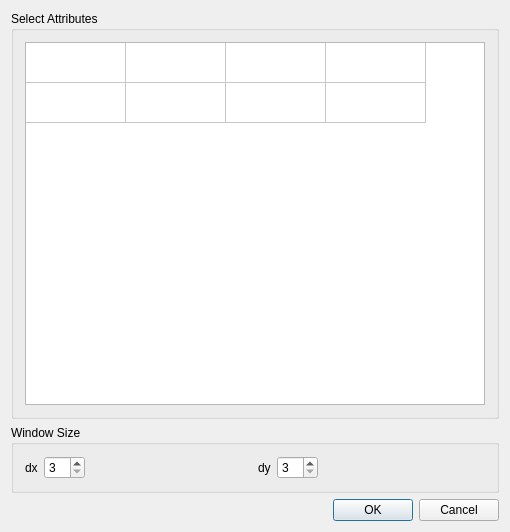
<?xml version="1.0" encoding="UTF-8"?>
<ui version="4.0">
 <class>GSDlgCurvatureCalculation</class>
 <widget class="QDialog" name="GSDlgCurvatureCalculation">
  <property name="geometry">
   <rect>
    <x>0</x>
    <y>0</y>
    <width>510</width>
    <height>532</height>
   </rect>
  </property>
  <property name="windowTitle">
   <string>GSDlgCurvatureCalculation</string>
  </property>
  <layout class="QGridLayout" name="gridLayout_2">
   <item row="0" column="0">
    <widget class="QGroupBox" name="groupBox">
     <property name="title">
      <string>Select Attributes</string>
     </property>
     <layout class="QGridLayout" name="gridLayout">
      <item row="0" column="0">
       <widget class="QTableWidget" name="tableWidget">
        <property name="rowCount">
         <number>2</number>
        </property>
        <property name="columnCount">
         <number>4</number>
        </property>
        <attribute name="horizontalHeaderVisible">
         <bool>false</bool>
        </attribute>
        <attribute name="verticalHeaderVisible">
         <bool>false</bool>
        </attribute>
        <attribute name="verticalHeaderDefaultSectionSize">
         <number>40</number>
        </attribute>
        <attribute name="verticalHeaderMinimumSectionSize">
         <number>40</number>
        </attribute>
        <row/>
        <row/>
        <column/>
        <column/>
        <column/>
        <column/>
       </widget>
      </item>
     </layout>
    </widget>
   </item>
   <item row="1" column="0">
    <widget class="QGroupBox" name="groupBox_2">
     <property name="title">
      <string>Window Size</string>
     </property>
     <layout class="QHBoxLayout" name="horizontalLayout">
      <item>
       <widget class="QLabel" name="label">
        <property name="text">
         <string>dx</string>
        </property>
       </widget>
      </item>
      <item>
       <widget class="QSpinBox" name="spinBoxDX">
        <property name="minimum">
         <number>3</number>
        </property>
        <property name="maximum">
         <number>21</number>
        </property>
        <property name="singleStep">
         <number>2</number>
        </property>
       </widget>
      </item>
      <item>
       <spacer name="horizontalSpacer">
        <property name="orientation">
         <enum>Qt::Horizontal</enum>
        </property>
        <property name="sizeHint" stdset="0">
         <size>
          <width>71</width>
          <height>20</height>
         </size>
        </property>
       </spacer>
      </item>
      <item>
       <widget class="QLabel" name="label_2">
        <property name="text">
         <string>dy</string>
        </property>
       </widget>
      </item>
      <item>
       <widget class="QSpinBox" name="spinBoxDY">
        <property name="minimum">
         <number>3</number>
        </property>
        <property name="maximum">
         <number>21</number>
        </property>
        <property name="singleStep">
         <number>2</number>
        </property>
       </widget>
      </item>
      <item>
       <spacer name="horizontalSpacer_2">
        <property name="orientation">
         <enum>Qt::Horizontal</enum>
        </property>
        <property name="sizeHint" stdset="0">
         <size>
          <width>71</width>
          <height>20</height>
         </size>
        </property>
       </spacer>
      </item>
     </layout>
    </widget>
   </item>
   <item row="2" column="0">
    <widget class="QDialogButtonBox" name="buttonBox">
     <property name="standardButtons">
      <set>QDialogButtonBox::Cancel|QDialogButtonBox::Ok</set>
     </property>
    </widget>
   </item>
  </layout>
 </widget>
 <layoutdefault spacing="6" margin="11"/>
 <resources/>
 <connections>
  <connection>
   <sender>buttonBox</sender>
   <signal>accepted()</signal>
   <receiver>GSDlgCurvatureCalculation</receiver>
   <slot>accept()</slot>
   <hints>
    <hint type="sourcelabel">
     <x>193</x>
     <y>265</y>
    </hint>
    <hint type="destinationlabel">
     <x>213</x>
     <y>194</y>
    </hint>
   </hints>
  </connection>
  <connection>
   <sender>buttonBox</sender>
   <signal>rejected()</signal>
   <receiver>GSDlgCurvatureCalculation</receiver>
   <slot>close()</slot>
   <hints>
    <hint type="sourcelabel">
     <x>275</x>
     <y>260</y>
    </hint>
    <hint type="destinationlabel">
     <x>285</x>
     <y>191</y>
    </hint>
   </hints>
  </connection>
 </connections>
</ui>
